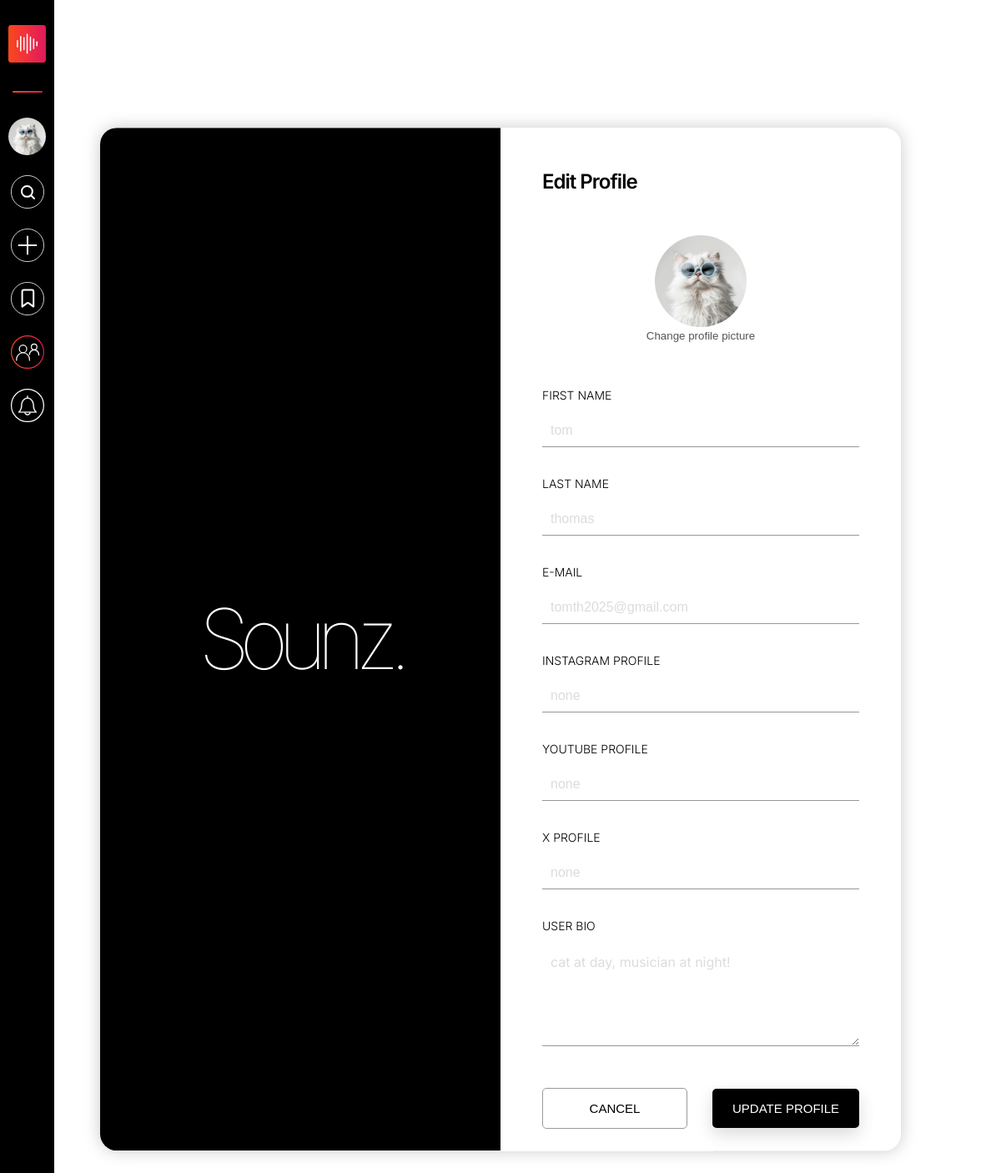
Page /editprofile (signed in) on the earlier database version.
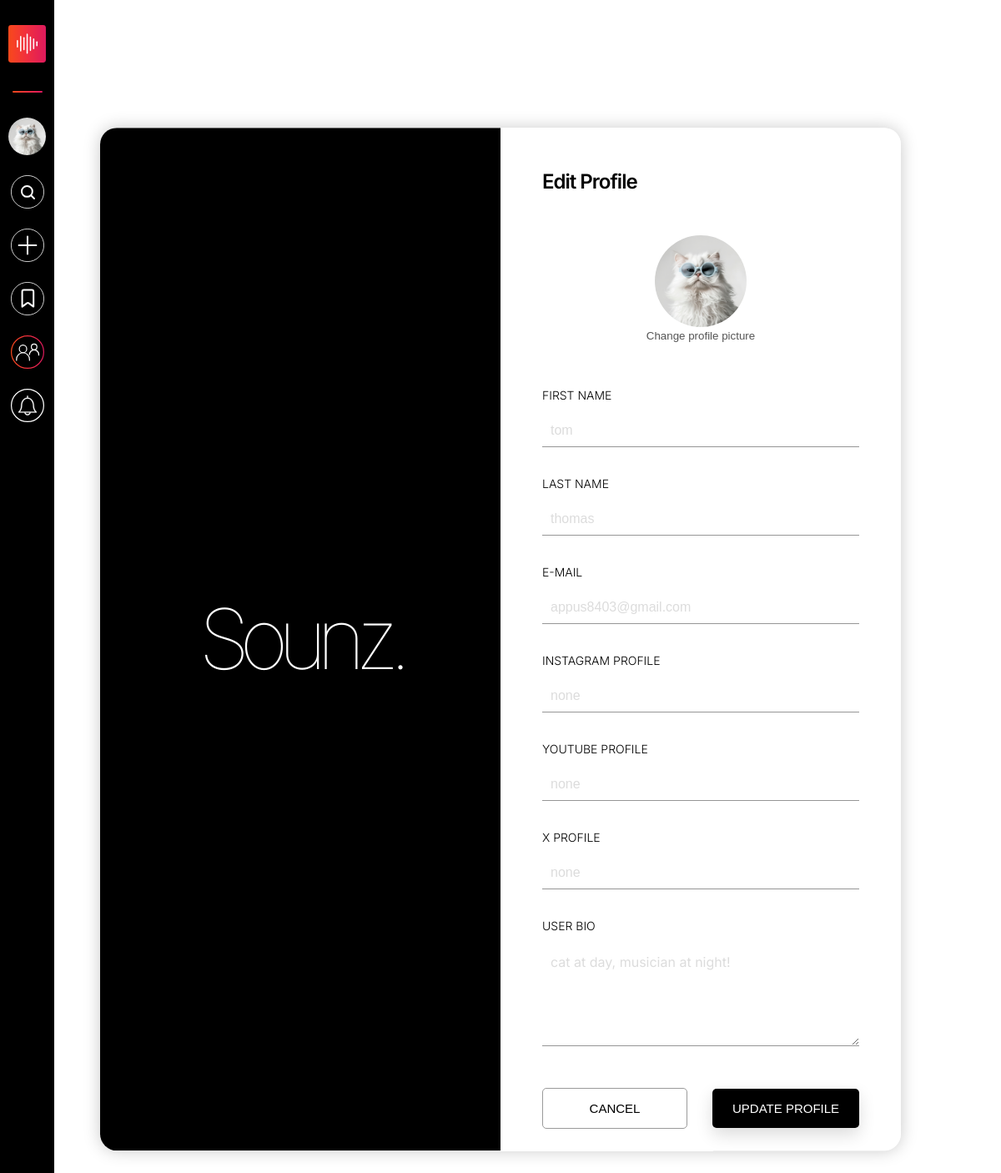
Same page on the later database version.
### users/models.py (models this page shows, shortened)
class profiledatadb(models.Model):
    username=models.CharField(primary_key=True,max_length=25,unique=True)
    password = models.CharField(max_length=15)
    firstname=models.CharField(max_length=30)
    lastname=models.CharField(max_length=30)
    email = models.EmailField()
    profile_picture = models.ImageField(upload_to='media/Profiles')
    user_bio=models.TextField()
    phone=models.IntegerField(null=True)
    timestamp=models.DateTimeField(auto_now_add=True,null=True)
    insta=models.URLField(max_length=200,blank=True,null=True)
    yout=models.URLField(max_length=200,blank=True,null=True)
    twit=models.URLField(max_length=200, blank=True,null=True)
    followers = models.ManyToManyField(User, related_name="following", blank=True)

### users/views.py (the view)
# urls.py: path('editprofile',views.editprofile, name='editprofile'),
def editprofile(request):
        username=request.user.username
        user = profiledatadb.objects.get(username=username)
        userauth=User.objects.get(username=username)
        collab_member_list = Member_Information.objects.filter(post_member=request.user).select_related('collaboration').filter(
        collaboration__collab_end=False,
        collaboration__request_status="accepted"
        )
        combined_collab_list = [member.collaboration for member in collab_member_list]
        context = {
            "user": user,
            'collab_list': combined_collab_list,
        }
        if request.method == 'POST':
                if request.POST.get('first_name'):
                    user.firstname = request.POST.get('first_name')
                    userauth.first_name = request.POST.get('first_name')
                if request.POST.get('last_name'):
                    user.lastname = request.POST.get('last_name')
                    userauth.last_name = request.POST.get('last_name')
                if request.FILES.get('profile_picture'):
                   user.profile_picture = request.FILES.get('profile_picture')
                if request.POST.get('email'):
                   user.email=request.POST.get('email')
                   userauth.email=request.POST.get('email')
                if request.POST.get('bio'):
                   user.user_bio = request.POST.get('bio')
                if request.POST.get('insta'):
                   user.insta = request.POST.get('insta')
                if request.POST.get('youtube'):
                   user.yout = request.POST.get('youtube')
                if request.POST.get('xcom'):
                   user.twit = request.POST.get('xcom')
                user.save()
                userauth.save()
                return redirect('my-profile')
        else:
            form = EditProfileForm(instance=user)
        return render(request,'editprofile.html',context)

### templates/editprofile.html (shortened to what this page needs)
{% extends 'base.html' %}
{% load static %}
{% block additional_css %}
<link rel="stylesheet" type="text/css" href="{% static 'css/log-new.css' %}">
{% endblock %}
{% block content %}
    <div class="reg-main-container">
        <div class="main-left-section">
            <h1 class="sounz-title">Sounz.</h1>
        </div>
        <div class="main-right-section" id="main-right-section">
            {% if user %}
                <form id="register-form" method="post" class="register-main-form xpcovi34"  enctype="multipart/form-data">
                    <p class="register-form-header"><span class="register-form-title">Edit Profile</span></p>
                    {% if user.profile_picture %}
                        <button
                            type="button"
                            onclick="document.getElementById('profile_picture_input').click();"
                            class="dp-btn"
                            id="dp-upload-btn">
                            <span class="uploadLogo">
                                <img
                                    id="upload-dp-img"
                                    class="change-img-profile-picture"
                                    src="{{ user.profile_picture.url }}"
                                    alt="Current profile picture"
                                    data-loading="false">
                            </span>
                            <span class="dp-upload-label">Change profile picture</span>
                        </button>
                    {% endif %}
                    <label for="fname">FIRST NAME</label>
                    <input id="fname" type="text"  placeholder="{{ user.firstname }}" name="first_name">
                    <label for="lname">LAST NAME</label>
                    <input id="lname" type="text"  placeholder="{{ user.lastname }}" name="last_name">
                    <label for="email">E-MAIL</label>
                    <input type="email" placeholder="{{ user.email }}" id="email" name="email">
                    <label for="insta">INSTAGRAM PROFILE</label>
                    <input type="url" placeholder="{{ user.insta }}" id="insta" name="insta">
                    <label for="youtube">YOUTUBE PROFILE</label>
                    <input type="url" placeholder="{{ user.yout }}" id="youtube" name="youtube">
                    <label for="xcom">X PROFILE</label>
                    <input type="url" placeholder="{{ user.twit }}" id="xcom" name="xcom">
                {% if user.user_bio == "" %}
                    <label for="user-bio">USER BIO</label>
                    <textarea id="user-bio" name="bio" rows="3" cols="20" placeholder="User bio"></textarea>
                {% else %}
                    <label for="user-bio">USER BIO</label>
                    <textarea id="user-bio" name="bio" rows="5" cols="20" placeholder="{{ user.user_bio }}"></textarea>
                {% endif %}
                    <div class="button-controls">
                        <a href="{% url 'my-profile' %}" class="cancel-button"><button class="login-submit-button" id="cancel-button">Cancel</button></a>
                        <button type="submit" class="login-submit-button update-profile-btn" id="register-button">Update Profile</button>
                    </div>
                </form>
            {% endif %}
        </div>
    </div>
    {% endblock %}

### templates/base.html (shortened to what this page needs)
{% load static %}
<!DOCTYPE html>
<html lang="en">
<head>
    <link rel="stylesheet" href="{% static 'css/base-file.css' %}">
    <link rel="stylesheet" href="{% static 'css/loader.css' %}">
    {% block additional_css %}{% endblock %}
</head>
<body>
    {% if user %}
    <div class="main-docker">
        <div class="nav-section-web">
            <nav class="navigation-controlling-deck" id="navigation-controlling-deck">
                <a href="{% url 'home' %}"><img class="navbar-control-icons" id="navbar-main-logo" src="{% static 'images/Sounz_logo.svg' %}" alt="Sounz logo"></a>
                <div id="nav-separator"></div>
                {% if user.profile_picture.url %}
                    <a href="{% url 'my-profile' %}"><img class="navbar-control-icons" id="navbar-user-profile-pic" src="{{user.profile_picture.url}}" alt="" width="10px" height="40px"></a>
                {% endif %}
                <a href="{% url 'search' %}"><img id="search-icon" class="navbar-control-icons" src="{% static 'images/Search button.svg' %}" alt="Search icon"></a>
                <a href="{% url 'upload' %}"><img class="navbar-control-icons" src="{% static 'images/upload-white.svg' %}" alt="Upload icon"></a>
                <a href="{% url 'my-profile' %}?section=saved"><img class="navbar-control-icons" src="{% static 'images/save.svg' %}" alt="Save icon"></a>
                <a onclick="toggleCollabMenu('web')"><img class="navbar-control-icons" src="{% static 'images/collab_nav.svg' %}" alt="Collab icon"></a>
                <a href="{% url 'notifications' %}"><img class="navbar-control-icons" src="{% static 'images/notifications.svg' %}" alt="notification icon"></a>
            </nav>
        </div>
        <div class="web-collab-list" id="collabMenu">
        </div>
        <div class="export-htmls" id="export-htmls" style="display: none;">
            {% block content %}
            {% endblock %}
        </div>
    </div>
    {% endif %}
</body>
</html>

Differences in the rows shown:
changed profiledatadb "Tom": email "tomth2025@gmail.com" → "appus8403@gmail.com"
